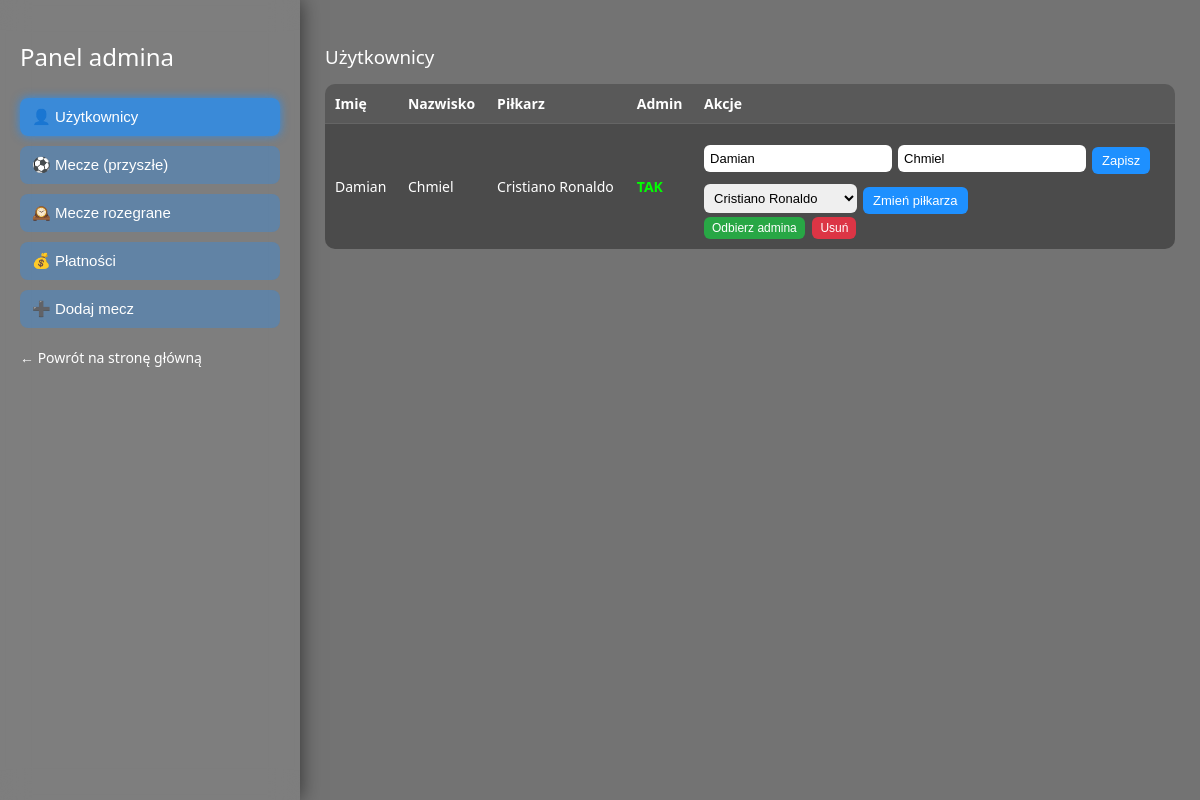
Page /admin (signed in) on the earlier database version.
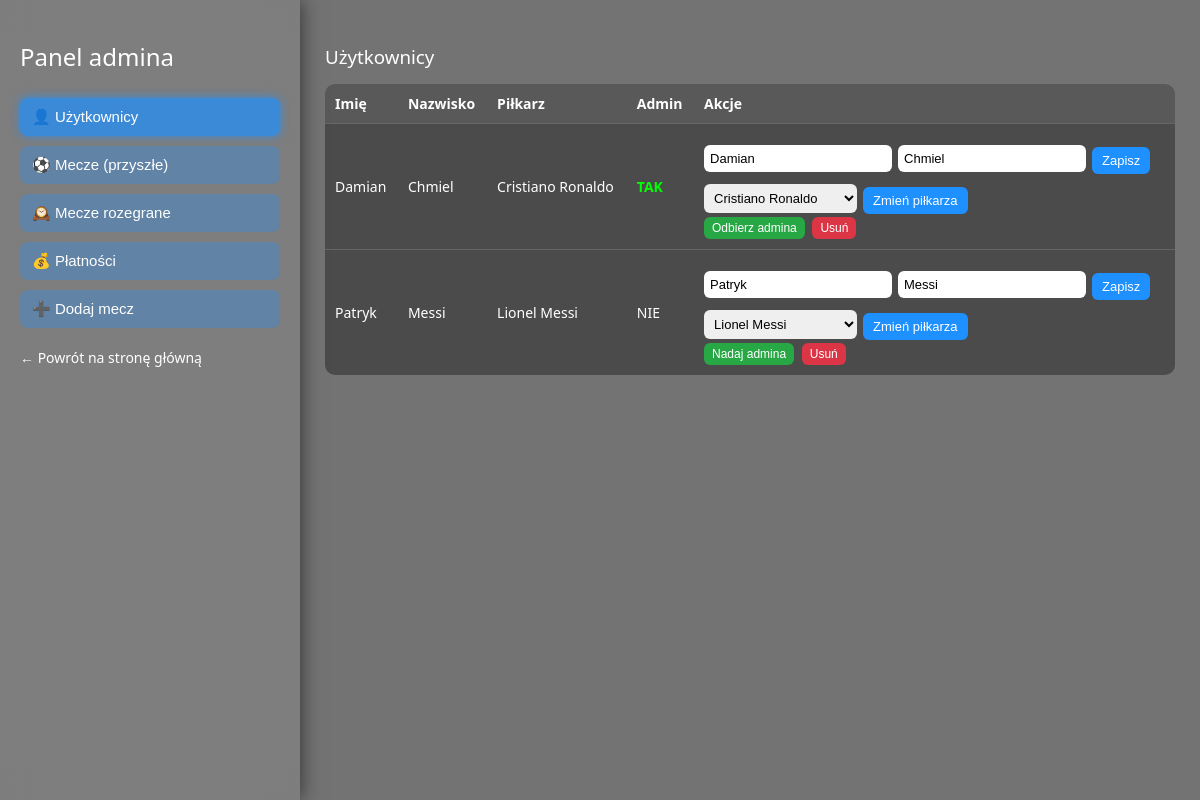
Same page on the later database version.
### tables this page shows
CREATE TABLE users (
            id INTEGER PRIMARY KEY AUTOINCREMENT,
            first_name TEXT NOT NULL,
            last_name TEXT NOT NULL,
            player_alias TEXT UNIQUE NOT NULL,
            is_admin INTEGER DEFAULT 0
        );

### app.py (the view)
@app.route("/admin")
def admin_panel():
    if "user_id" not in session:
        return redirect("/login")
    if session.get("is_admin") != 1:
        return "Brak dostępu"
    conn = get_db()
    users = conn.execute(
        "SELECT id, first_name, last_name, player_alias, is_admin FROM users ORDER BY first_name"
    ).fetchall()
    used_aliases_rows = conn.execute("SELECT player_alias FROM users").fetchall()
    used_aliases = {row["player_alias"] for row in used_aliases_rows}
    available_players = [p for p in ALL_PLAYERS]
    upcoming_matches = conn.execute(
        "SELECT * FROM matches WHERE match_date >= date('now') AND played = 0 ORDER BY match_date, match_time"
    ).fetchall()
    past_not_confirmed = conn.execute(
        "SELECT * FROM matches WHERE match_date < date('now') AND played = 0 ORDER BY match_date DESC, match_time DESC"
    ).fetchall()
    played_matches = conn.execute(
        "SELECT * FROM matches WHERE played = 1 ORDER BY match_date DESC, match_time DESC"
    ).fetchall()
    all_matches = conn.execute(
        "SELECT * FROM matches ORDER BY match_date DESC, match_time DESC"
    ).fetchall()
    signups = conn.execute("""
        SELECT ms.match_id, ms.user_id, ms.paid,
               u.first_name, u.last_name, u.player_alias
        FROM match_signups ms
        JOIN users u ON u.id = ms.user_id
        ORDER BY u.first_name
    """).fetchall()
    conn.close()
    return render_template(
        "admin.html",
        users=users,
        available_players=available_players,
        upcoming_matches=upcoming_matches,
        past_matches=past_not_confirmed,
        played_matches=played_matches,
        all_matches=all_matches,
        signups=signups
    )

### db.py (called while the page is built)
def get_db():
    conn = sqlite3.connect("database.db")
    conn.row_factory = sqlite3.Row
    return conn

### templates/admin.html (shortened to what this page needs)
<!DOCTYPE html>
<html lang="pl">
<head>
</head>
<body>
<div class="overlay"></div>
<div class="layout">
    <div class="sidebar">
        <h2>Panel admina</h2>
        <button id="btn-users" class="nav-btn" onclick="showSection('users')">👤 Użytkownicy</button>
        <button id="btn-upcoming" class="nav-btn" onclick="showSection('upcoming')">⚽ Mecze (przyszłe)</button>
        <button id="btn-past" class="nav-btn" onclick="showSection('past')">🕰️ Mecze rozegrane</button>
        <button id="btn-payments" class="nav-btn" onclick="showSection('payments')">💰 Płatności</button>
        <button id="btn-addmatch" class="nav-btn" onclick="showSection('addmatch')">➕ Dodaj mecz</button>
        <a href="/">← Powrót na stronę główną</a>
    </div>
    <div class="content">
        <div id="users" class="section">
            <h3>Użytkownicy</h3>
            <table>
                <tr>
                    <th>Imię</th>
                    <th>Nazwisko</th>
                    <th>Piłkarz</th>
                    <th>Admin</th>
                    <th>Akcje</th>
                </tr>
                {% for u in users %}
                <tr>
                    <td>{{ u.first_name }}</td>
                    <td>{{ u.last_name }}</td>
                    <td>{{ u.player_alias }}</td>
                    <td>
                        {% if u.is_admin == 1 %}
                        <span class="badge-admin">TAK</span>
                        {% else %}
                        NIE
                        {% endif %}
                    </td>
                    <td>
                        <form action="/admin/user/edit/{{ u.id }}" method="POST" class="form-inline">
                            <input type="text" name="first_name" value="{{ u.first_name }}" placeholder="Imię">
                            <input type="text" name="last_name" value="{{ u.last_name }}" placeholder="Nazwisko">
                            <button type="submit" class="btn-small btn-edit">Zapisz</button>
                        </form>
                        <form action="/admin/user/change_player/{{ u.id }}" method="POST" class="form-inline">
                            <select name="player_alias">
                                <option value="{{ u.player_alias }}">{{ u.player_alias }}</option>
                            </select>
                            <button type="submit" class="btn-small btn-toggle">Zmień piłkarza</button>
                        </form>
                        <form action="/admin/user/toggle_admin/{{ u.id }}" method="POST" style="display:inline;">
                            <button type="submit" class="btn-small btn-green">
                                {% if u.is_admin == 1 %}Odbierz admina{% else %}Nadaj admina{% endif %}
                            </button>
                        </form>
                        <form action="/delete_user/{{ u.id }}" method="POST" style="display:inline;">
                            <button type="submit" class="btn-small btn-delete">Usuń</button>
                        </form>
                    </td>
                </tr>
                {% endfor %}
            </table>
        </div>
    </div>
</div>
</body>
</html>

### templates/admin.html (style rules this page uses)
body { margin: 0; padding: 0; font-family: "Segoe UI", Arial, sans-serif; color: #fff; background-image: url('/static/stadium.jpg'); background-size: cover; background-position: center; background-repeat: no-repeat; }
.overlay { position: fixed; inset: 0; background: rgba(0,0,0,0.55); backdrop-filter: blur(8px); z-index: -1; }
.layout { display: flex; min-height: 100vh; }
.sidebar { width: 260px; background: rgba(255,255,255,0.08); backdrop-filter: blur(14px); box-shadow: 0 0 20px rgba(0,0,0,0.6); padding: 20px; display: flex; flex-direction: column; gap: 10px; }
.sidebar h2 { font-weight: 300; margin-bottom: 15px; }
.nav-btn { padding: 10px 12px; border-radius: 8px; border: none; background: rgba(30,144,255,0.3); color: #fff; text-align: left; cursor: pointer; font-size: 15px; transition: 0.2s; width: 100%; }
.nav-btn:hover, .nav-btn.active { background: rgba(30,144,255,0.7); box-shadow: 0 0 10px rgba(30,144,255,0.8); }
.sidebar a { color: #fff; text-decoration: none; font-size: 14px; margin-top: 10px; }
.content { flex: 1; padding: 25px; }
h3 { font-weight: 300; margin-bottom: 15px; }
table { width: 100%; border-collapse: collapse; margin-top: 10px; background: rgba(0,0,0,0.35); border-radius: 10px; overflow: hidden; }
th, td { padding: 10px; text-align: left; border-bottom: 1px solid rgba(255,255,255,0.15); font-size: 14px; }
th { background: rgba(255,255,255,0.08); }
tr:last-child td { border-bottom: none; }
.badge-admin { color: #0f0; font-weight: bold; }
.btn-small { padding: 4px 8px; font-size: 12px; border-radius: 6px; border: none; cursor: pointer; margin-right: 4px; margin-top: 3px; }
.btn-edit { background: #1e90ff; color: #fff; }
.btn-delete { background: #dc3545; color: #fff; }
.btn-toggle { background: #ffc107; color: #000; }
.btn-green { background: #28a745; color: #fff; }
.section { display: none; }
.section.active { display: block; }
.form-inline { margin-top: 10px; display: flex; flex-wrap: wrap; gap: 6px; align-items: center; }
.form-inline input, .form-inline select { padding: 6px; border-radius: 6px; border: none; font-size: 13px; }
.form-inline button { padding: 6px 10px; border-radius: 6px; border: none; cursor: pointer; background: #1e90ff; color: #fff; font-size: 13px; }

Differences in the rows shown:
added users: first_name "Patryk", last_name "Messi", player_alias "Lionel Messi", is_admin "NIE"
